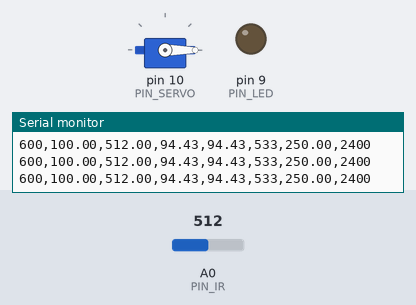
The sketch below on a simulated Arduino Uno, built with avr-gcc and run on an emulated ATmega328P. On the bench: servo, output pins drawn as LEDs (lit = HIGH), the last lines printed to the serial monitor. The test bench sets the inputs (shaded band); at power-on: A0 (PIN_IR) = 512.

Above: at 1.2 s.
1.3 s: A0 (PIN_IR) set to 476
At 2.1 s:
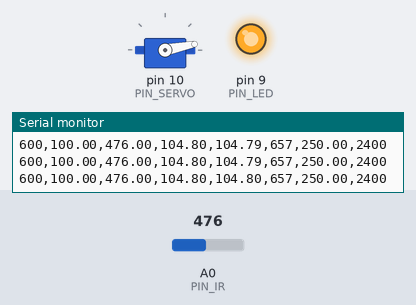
3.0 s: A0 (PIN_IR) set to 306
At 3.7 s:
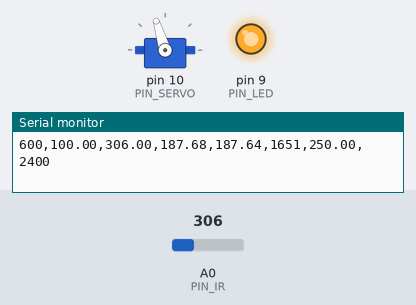
4.9 s: A0 (PIN_IR) set to 240
At 6.3 s:
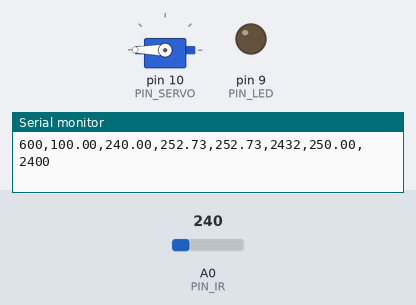
6.6 s: A0 (PIN_IR) set to 260
At 8.1 s:
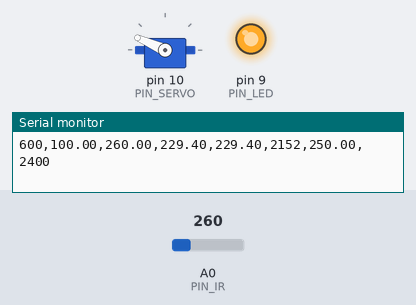
8.4 s: A0 (PIN_IR) set to 610
At 9.1 s:
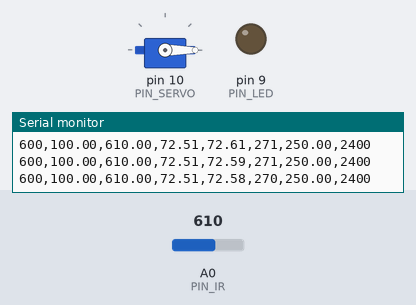
10.0 s: A0 (PIN_IR) set to 90
At 11.2 s:
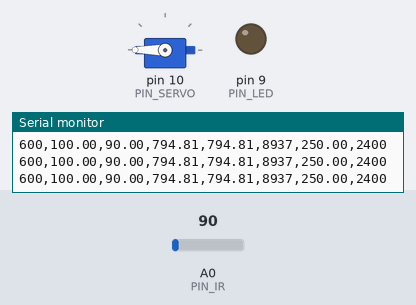
Timing chart, 0 to 12.5 s (numbered marks = the images above; inputs shaded):
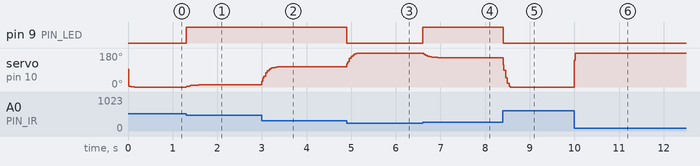

Measured:
- the behaviour switches between 493 and 492 on A0 (PIN_IR) (found by bisection; images 0 and 1)
- after the input at 1.3 s, pin 9 (PIN_LED): LOW → HIGH at once; servo on pin 10 (PIN_SERVO): 0° → 10° at once, → 11° 0.28 s later
- after the input at 3.0 s, servo on pin 10 (PIN_SERVO): moves from 11° to 107° over 0.42 s, starting at once
- after the input at 4.9 s, pin 9 (PIN_LED): HIGH → LOW at once; servo on pin 10 (PIN_SERVO): moves from 107° to 180° over 0.26 s, starting at once
- after the input at 6.6 s, pin 9 (PIN_LED): LOW → HIGH at once; servo on pin 10 (PIN_SERVO): moves from 180° to 156° over 0.34 s, starting at once
- after the input at 8.4 s, pin 9 (PIN_LED): HIGH → LOW at once; servo on pin 10 (PIN_SERVO): 156° → 0° at once
- after the input at 10.0 s, servo on pin 10 (PIN_SERVO): 0° → 180° at once

The sketch:

17_example__3_.ino
```cpp
#include <Servo.h>

// Arduino pin assignment
#define PIN_IR    0         // IR sensor at Pin A0
#define PIN_LED   9
#define PIN_SERVO 10

#define _DUTY_MIN 600       // servo full clockwise position (0 degree)
#define _DUTY_NEU 1500      // servo neutral position (90 degree)
#define _DUTY_MAX 2400      // servo full counter-clockwise position (180 degree)

#define _DIST_MIN  100.0    // minimum distance 100mm
#define _DIST_MAX  250.0    // maximum distance 250mm

#define EMA_ALPHA  0.2      // for EMA Filter
#define LOOP_INTERVAL 20    // Loop Interval (unit: msec)

Servo myservo;
unsigned long last_loop_time = 0; // unit: msec

float dist_prev = _DIST_MIN;
float dist_ema = _DIST_MIN;

void setup()
{
  pinMode(PIN_LED, OUTPUT);

  myservo.attach(PIN_SERVO);
  myservo.writeMicroseconds(_DUTY_NEU);

  Serial.begin(250000);    // 1,000,000 bps
}

void loop()
{
  unsigned long time_curr = millis();
  int duty;
  float a_value, dist_raw;

  // wait until next event time
  if (time_curr < (last_loop_time + LOOP_INTERVAL))
    return;
  last_loop_time += LOOP_INTERVAL;

  a_value = analogRead(PIN_IR);
  dist_raw = ((6762.0 / (a_value - 9.0)) - 4.0) * 10.0;

  // Range Filter: if in range, turn on LED
  if (dist_raw >= _DIST_MIN && dist_raw <= _DIST_MAX) {
    digitalWrite(PIN_LED, HIGH);
  } else {
    digitalWrite(PIN_LED, LOW);
  }

  // Apply EMA Filter
  dist_ema = EMA_ALPHA * dist_raw + (1 - EMA_ALPHA) * dist_prev;
  dist_prev = dist_ema;

  // Mapping without map()
  duty = _DUTY_MIN + ((dist_ema - _DIST_MIN) * (_DUTY_MAX - _DUTY_MIN) / (_DIST_MAX - _DIST_MIN));

  myservo.writeMicroseconds(duty);
// Serial output for plotting
Serial.print(_DUTY_MIN);
Serial.print(","); Serial.print(_DIST_MIN);
Serial.print(","); Serial.print(a_value);
Serial.print(","); Serial.print(dist_raw);
Serial.print(","); Serial.print(dist_ema);
Serial.print(","); Serial.print(duty);
Serial.print(","); Serial.print(_DIST_MAX);
Serial.print(","); Serial.print(_DUTY_MAX);
Serial.println("");  // 줄바꿈으로 각 데이터 묶음이 한 줄로 출력
}
```
